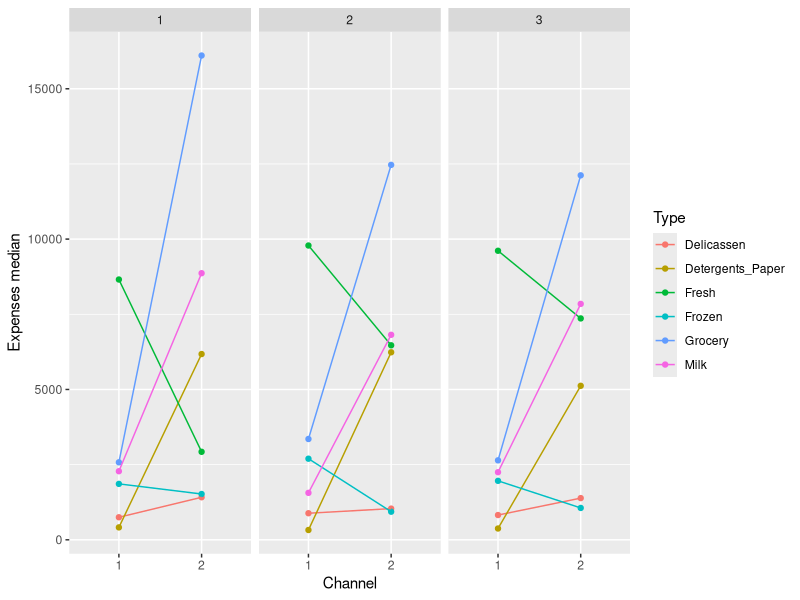
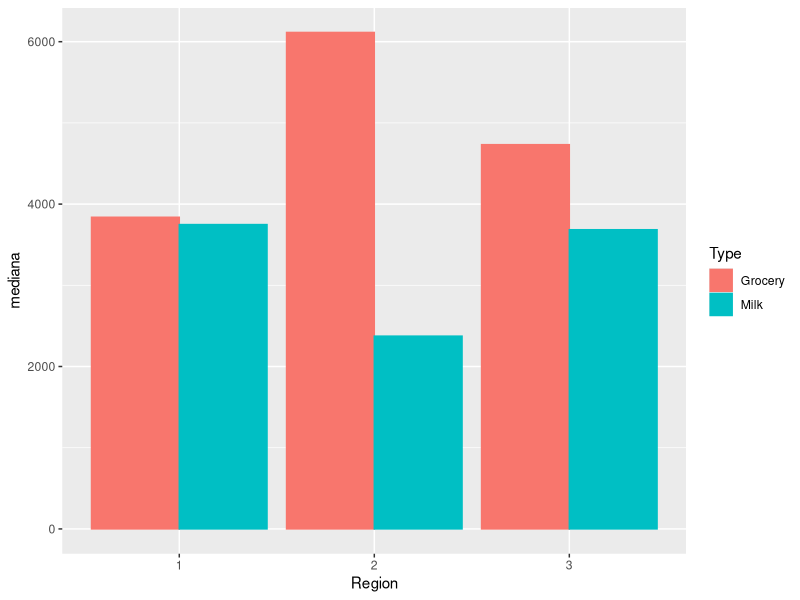
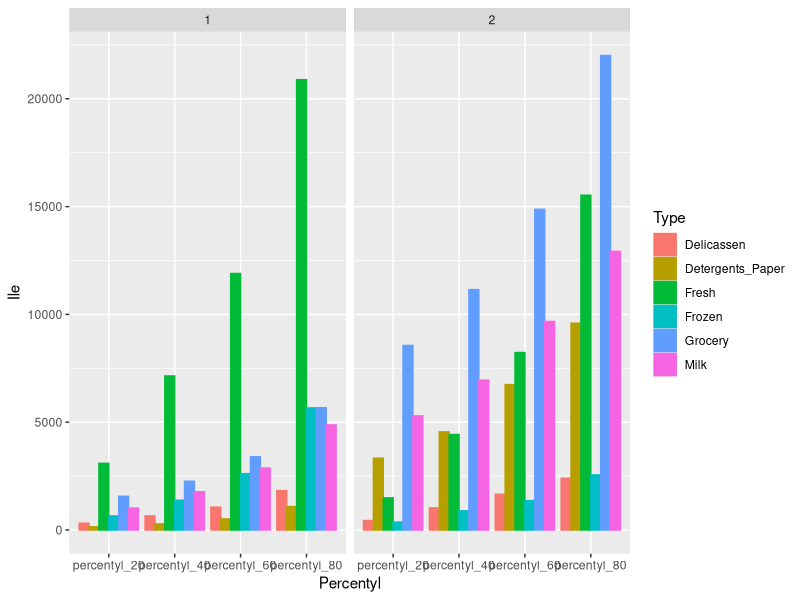
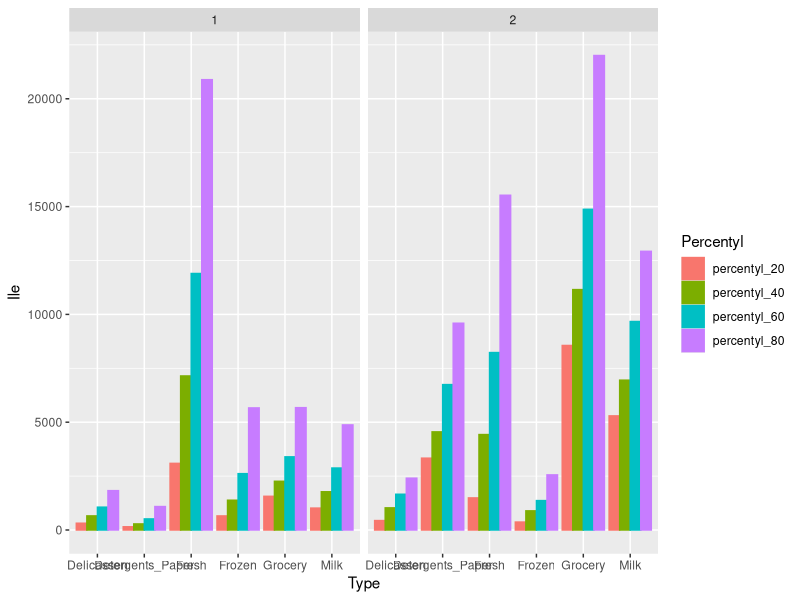
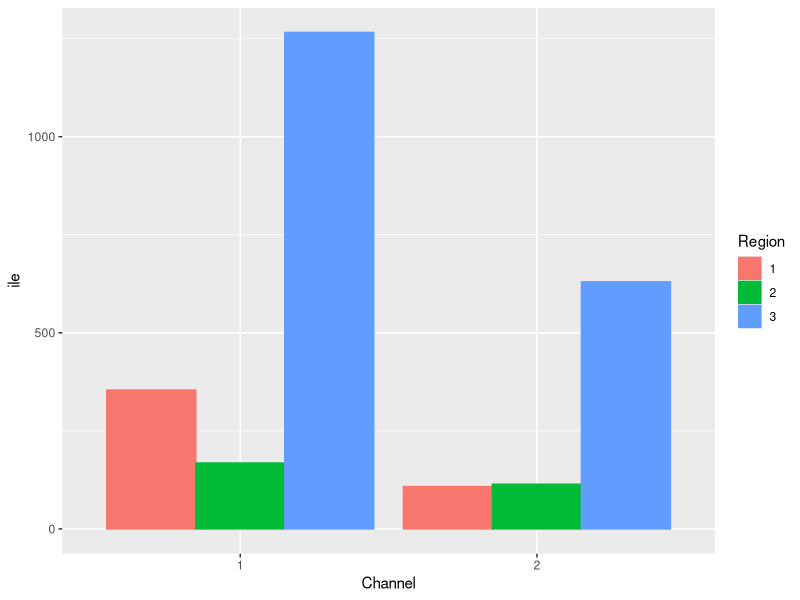
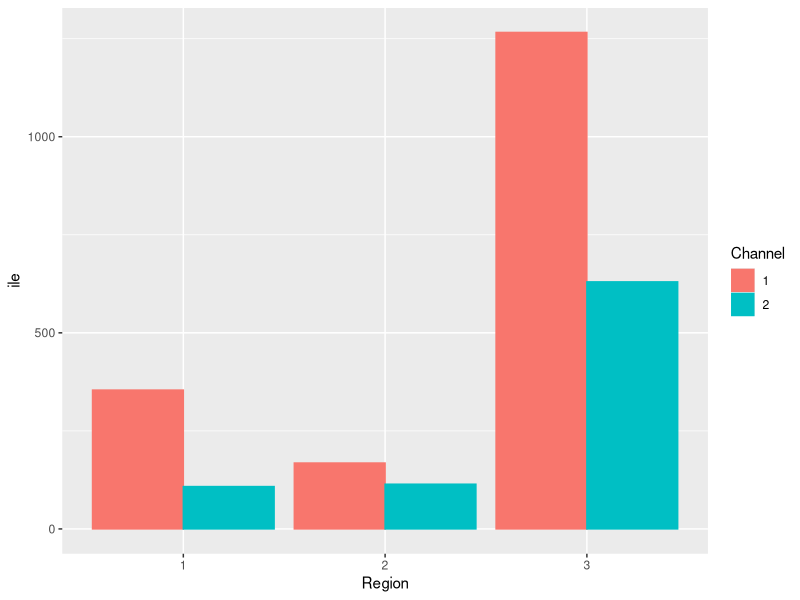
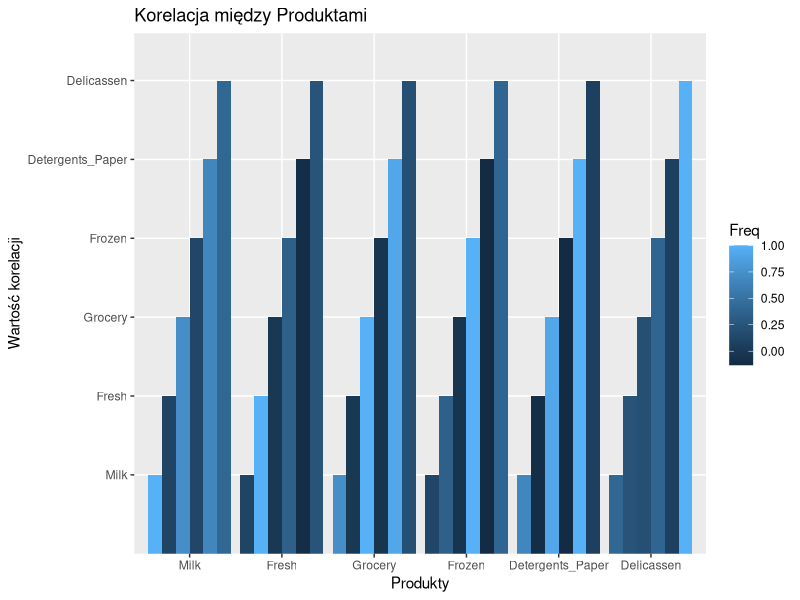

Write R code to recreate these figures, in order.
# Dodanie do zadania 5_1 wykresów

library(tidyverse)
library(ggplot2)
library(e1071)

  WholesaleCustomers <- read.table("Zadania/Dane/WholesaleCustomers.txt",header = TRUE,sep ="," )
  WholesaleCustomers_tidy <-  pivot_longer(WholesaleCustomers,cols = c(Fresh, Milk, Grocery, Frozen, Detergents_Paper, Delicassen), names_to = "Type", values_to = "Expenses")


################################################################################

#mediana rocznych wydatków dla wszytskich produktów
  med <- WholesaleCustomers_tidy %>%  group_by(Channel, Region, Type) %>% 
    summarise(Expenses_median = median(Expenses))
  
  #wykres 1
  ggplot(med, aes(x = as.character(Channel), y = Expenses_median, colour = Type, group = Type)) +
    geom_point() + geom_line() + facet_wrap(~ Region, nrow = 1) +
    labs(x = "Channel", y = "Expenses median")
  
  
###############################################################################

#wartości statystyk opisowych, pozwalające powiedzieć cos o rozkładzie wydatków
  zadanie1b <- WholesaleCustomers_tidy %>%
    filter(Type == "Milk" | Type == "Grocery") %>%
    group_by(Region, Type) %>%
    summarise(srednia = mean(Expenses), mediana = median(Expenses))
  
  #wykres 1
  ggplot(zadanie1b, aes(x = as.character(Region), y = mediana, colour = Type, fill = Type)) + 
    geom_col(position = "dodge") + labs(x = "Region")
  
  
###############################################################################
  
#co dwudziesty percentyl wydatków na wszytskie produkty z uwzględnieniem kanały 
# dystrybucji, posortuj aby porównać regoiony
  
  perc <- WholesaleCustomers_tidy %>% group_by(Channel, Type) %>%
  summarise(percentyl_20 = quantile(Expenses, probs=0.2),
            percentyl_40 = quantile(Expenses, probs=0.4),
            percentyl_60 = quantile(Expenses, probs=0.6),
            percentyl_80 = quantile(Expenses, probs=0.8)) %>% arrange(Channel) %>% ungroup() 
  
    piv <- pivot_longer(perc, cols = c(percentyl_20, percentyl_40, percentyl_60, percentyl_80),
                          names_to = "Percentyl", values_to = "Ile")
  #wykres 1
  ggplot(piv, aes(x = Percentyl, y = Ile, fill = Type, colour = Type)) + 
    geom_col(position = "dodge") + facet_wrap(~ Channel, nrow = 1)
  
  #wykres 2
  ggplot(piv, aes(x = Type, y = Ile, fill = Percentyl, colour = Percentyl)) + 
    geom_col(position = "dodge") + facet_wrap(~ Channel, nrow = 1)
  

###############################################################################
  
#Zbuduj tabelę przedstawiającą kanały dystrybucji i region. 
  data1 <- WholesaleCustomers_tidy %>% group_by(Channel, Region) %>% summarise(ile = n())
  data2 <- WholesaleCustomers_tidy %>% group_by(Channel, Region) %>% summarise(ile = n()) %>% mutate(proc = ile/sum(ile)) 
  
  #wykres 1
  ggplot(data1, aes(x = as.character(Channel), y = ile, fill = as.character(Region), colour = as.character(Region))) + 
    geom_col(position = "dodge") + labs(x = "Channel", colour = "Region", fill = "Region")
  
  #wykres 2
  ggplot(data2, aes(x = as.character(Region), y = ile, fill = as.character(Channel), colour = as.character(Channel))) + 
    geom_col(position = "dodge") + labs(x = "Region", colour = "Channel", fill = "Channel")

  
###############################################################################
  
#sprawdzić zależnośc pomiędzy wydatkami na różne produkty - korelacje
  correlation_matrix <- cor(WholesaleCustomers[c("Milk", "Fresh", "Grocery", "Frozen", "Detergents_Paper", "Delicassen")])
  correlation_df <- as.data.frame(as.table(correlation_matrix))

  #wykres 1
  ggplot(correlation_df, aes(x = Var1, y = Var2, fill = Freq)) +
    geom_col(position = "dodge") +
    labs(title = "Korelacja między Produktami", y = "Wartość korelacji", x = "Produkty")
  
###############################################################################